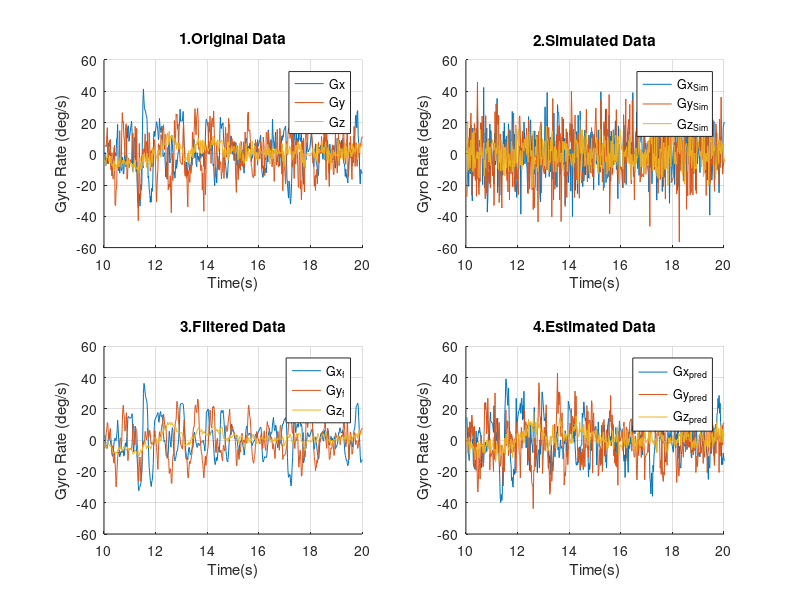
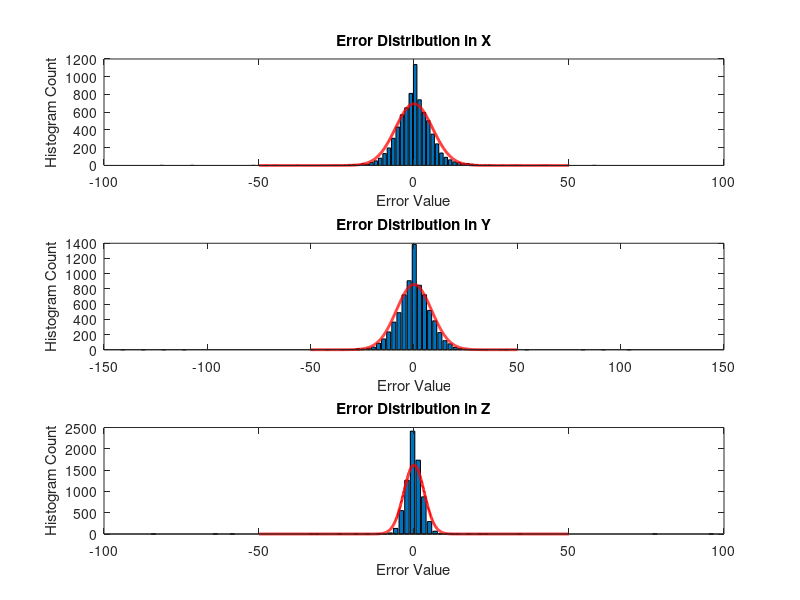

Write the MATLAB code that produced these figures, in order.
%% A Matlab program to calculate the convariances from a Gyroscope Data.
% It demonstrates the following aspects:
% -0. Load gyroDataset from the 11-datasets directory
% -1. Simulate a Gyro Data corrupted due to noise due to vehicle motion 
% -2. Filter the Simulated gyro data
% -3. Estimate the noise in the filtered data by comparing with original.
% -4. Add this noise to filtered data to verify it matches the original
% -5. Approximates the noise distribution 
%%%%%%%%%%%%%%%%%%%%%%%%%%%%%%%%%%%%%%%%%%%%%%%%%%%%%%%%%%%%%%%%%%%%%%%%

%% Initializations
clear all; close all; clc;
RAD2DEG = 180/pi;
tmin = 10; % Put Start_time here in seconds
tmax = 20; % Put Stop_time here in seconds

%% Load Data and Initial Calculations
load('gyroData.mat'); % Load the Gyro Dataset.
G_data = [gx gy gz]; % Vectorize the Dataset. G(:,1)=gx,G(:,2)=gy;G(:,3)=gz;
G_data = G_data*RAD2DEG; % Convert the Dataset to degrees.
% Assume underlying motion is negligible, and measurements are independent
% This is our ground truth.Assume the original GyroData is accurate.

S= cov(G_data);%Calculate the Covariance for reproduction of simulated data
fprintf('The Covariance of the Original Dataset is:\n');disp(S);
[S_vect,S_val] = eig(S); % S_vect: eigVectors, S_val: eigValues

dataSet_length = length(G_data(:,1));
time_Stamp = tg;%tg is the variable name for timeStamp in Data File.
% Calculate Plotting interval
t_start = find(time_Stamp>tmin,1);% Find the start location in the dataset
t_stop = find(time_Stamp>tmax,1);% Find the stop location in the dataset

%% Run the process/simulation
% STEP1: Simulate Gyro Data that includes vehicle motions
% The reproduction would have the same cov but corrupted by noise.
G_sim = S_vect*sqrt(S_val)*randn(3,dataSet_length);

% STEP2: Filter the Gyro Sensor on our robot with a moving avg filter.
filter_length = 3; % size of the moving avg filter.
G_filtered=filter(ones(1,filter_length)/filter_length,1,G_data); %Filter the Data.

% STEP3: Calculate the error of our filtered estimate from the original data.
% This error when added to our estimate should give estimated gyro data.
G_err = G_data-G_filtered; %Calculate the error
Sf_err = cov(G_err); % Calculate the error covariance
fprintf('The Covariance of the Noise added to the filtered dataset is:\n');disp(Sf_err);
[SErr_Vec, SErr_val]=eig(Sf_err);

% STEP 4: Create a reproduction of the error
G_sim_err = SErr_Vec*sqrt(SErr_val)*randn(3,dataSet_length);

% STEP 5: Calculate our final Gyro Estimate.
G_out=G_filtered'+G_sim_err;

% STEP 6: Estimate the Error Distribution
bins = 100;
xvec = -50:.1:50;
[Nex, Xex] = hist(G_err(:,1),bins);
[Ney, Xey] = hist(G_err(:,2),bins);
[Nez, Xez] = hist(G_err(:,3),bins);
binsizeX = Xex(2)-Xex(1);
binsizeY = Xey(2)-Xey(1);
binsizeZ = Xez(2)-Xez(1);

% Compare to pdf, by multiplying by number of samples and by bin size
% Num samples to convert to frequency distribution and bin size as smaller
% bins will have fewer samples.
Gex = normpdf(xvec,mean(G_err(:,1)),sqrt(Sf_err(1,1)))*length(G_err(:,1))*binsizeX;
Gey = normpdf(xvec,mean(G_err(:,2)),sqrt(Sf_err(2,2)))*length(G_err(:,2))*binsizeY;
Gez = normpdf(xvec,mean(G_err(:,3)),sqrt(Sf_err(3,3)))*length(G_err(:,3))*binsizeZ;

%% Plot everything.

% Plot the Original data
figure(1);clf;
subplot(2,2,1); hold on;grid on;
plot(time_Stamp(t_start:t_stop), G_data(t_start:t_stop,:));
axis([tmin tmax -60 60]);title('1.Original Data');xlabel('Time(s)');ylabel('Gyro Rate (deg/s)');legend('Gx','Gy','Gz')
%Plot the Simulated Data with vehicle motions
subplot(2,2,2); hold on;grid on;
plot(tg(t_start:t_stop), G_sim(:,(t_start:t_stop)));
axis([tmin tmax -60 60]);title('2.Simulated Data');xlabel('Time(s)');ylabel('Gyro Rate (deg/s)');legend('Gx_{Sim}','Gy_{Sim}','Gz_{Sim}');
% Plot the Filtered Data
subplot(2,2,3); hold on;grid on;
plot(time_Stamp(t_start:t_stop), G_filtered(t_start:t_stop,:));
axis([tmin tmax -60 60]);title('3.Filtered Data');xlabel('Time(s)');ylabel('Gyro Rate (deg/s)');legend('Gx_f','Gy_f','Gz_f')
% Plot the Predicted Gyro Data
subplot(2,2,4); hold on;grid on;
plot(time_Stamp(t_start:t_stop), G_out(:,t_start:t_stop));
axis([tmin tmax -60 60]);title('4.Estimated Data');xlabel('Time(s)');ylabel('Gyro Rate (deg/s)');legend('Gx_{pred}','Gy_{pred}','Gz_{pred}');

% Plot the Error Distribution
figure(2); clf; hold on
subplot(3,1,1);bar(Xex,Nex);hold on;plot(xvec,Gex,'r','LineWidth',2);
title('Error Distribution in X');xlabel('Error Value');ylabel('Histogram Count');
subplot(3,1,2);bar(Xey,Ney);hold on;plot(xvec,Gey,'r', 'LineWidth',2);
title('Error Distribution in Y');xlabel('Error Value');ylabel('Histogram Count');
subplot(3,1,3);bar(Xez,Nez);hold on;plot(xvec,Gez,'r', 'LineWidth',2);
title('Error Distribution in Z');xlabel('Error Value');ylabel('Histogram Count');

